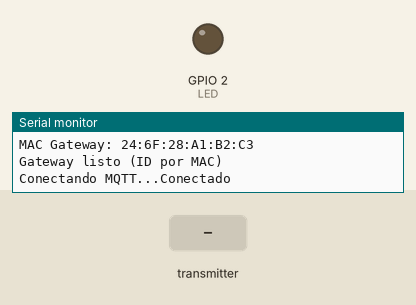
Simulated run of this sketch. Board: ESP32. Shown: output pins drawn as LEDs (lit = HIGH), the last lines printed to the serial monitor. The inputs (shaded band) are chosen by the test bench. WiFi joins after 1.5 s; servers stay silent unless stated; random numbers use the default seed unless the sketch sets one; no MQTT or app messages arrive unless stated.

Above: at 7.7 s.
7.8 s: the transmitter starts sending nivel = 1024
At 8.1 s:
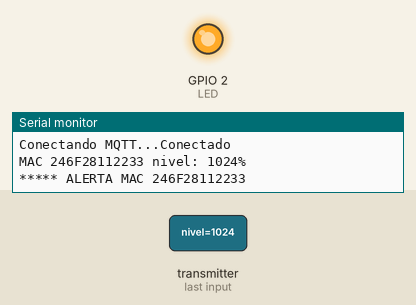
9.3 s: the transmitter starts sending nivel = 0
At 10.5 s:
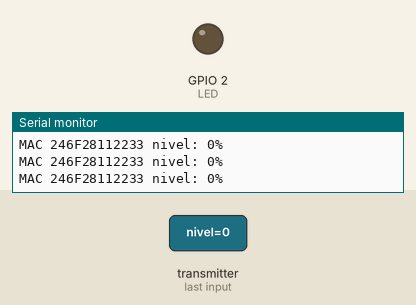
10.8 s: the transmitter starts sending nivel = 2048
At 11.7 s:
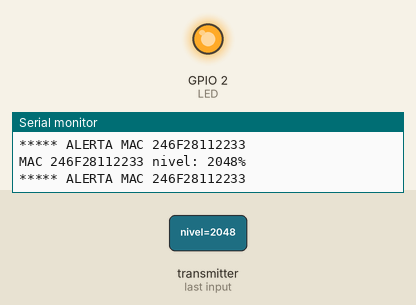
Timing chart, 0 to 13.8 s (numbered marks = the images above; inputs shaded):
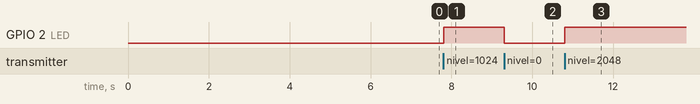

Measured:
- after the input at 7.8 s, GPIO 2 (LED): LOW → HIGH at once
- after the input at 9.3 s, GPIO 2 (LED): HIGH → LOW at once
- after the input at 10.8 s, GPIO 2 (LED): LOW → HIGH at once

The sketch:

sketch_gateway.ino
```cpp
#include <WiFi.h>
#include <esp_now.h>
#include <PubSubClient.h>
#include <ESPmDNS.h>
#include <esp_wifi.h>

//================= WiFi =================
const char* ssid = "MoranSanchez";
const char* password = "0702594508";

//================= MQTT =================
const int mqtt_port = 1883;
const char* mqtt_user = "Ruiz26";
const char* mqtt_pass = "RelaxedChar206";
const char* mqtt_host = "michu117-pc";
IPAddress mqtt_server;

//================= Pines =================
const int LED = 2;

//================= Variables =============
volatile bool datosRecibidos = false;
volatile int nivelRecibido = 0;
volatile uint8_t macRecibido[6];

#define MAX_NODOS 20
struct {
  uint8_t mac[6];
  bool alerta;
} nodosAlerta[MAX_NODOS];
int numNodos = 0;

WiFiClient espClient;
PubSubClient client(espClient);

//=========================================
typedef struct {
  int nivel;
} Mensaje;

Mensaje datos;

//=========================================
int findOrCreateNodo(const uint8_t *mac) {
  for (int i = 0; i < numNodos; i++) {
    if (memcmp(nodosAlerta[i].mac, mac, 6) == 0) return i;
  }
  if (numNodos < MAX_NODOS) {
    memcpy(nodosAlerta[numNodos].mac, mac, 6);
    nodosAlerta[numNodos].alerta = false;
    return numNodos++;
  }
  return -1;
}

//=========================================
void conectarWiFi() {
  WiFi.begin(ssid, password);
  Serial.print("Conectando al WiFi");
  while (WiFi.status() != WL_CONNECTED) {
    vTaskDelay(pdMS_TO_TICKS(500));
    Serial.print(".");
  }
  Serial.println("\nWiFi conectado");
  Serial.print("Canal: ");
  Serial.println(WiFi.channel());
  Serial.print("IP: ");
  Serial.println(WiFi.localIP());

  esp_wifi_set_ps(WIFI_PS_NONE);

  MDNS.begin("esp32-gateway");
  for (int i = 0; i < 5; i++) {
    mqtt_server = MDNS.queryHost(mqtt_host);
    if (mqtt_server != IPAddress(0, 0, 0, 0)) break;
    vTaskDelay(pdMS_TO_TICKS(1000));
  }
  if (mqtt_server == IPAddress(0, 0, 0, 0)) {
    mqtt_server = IPAddress(192, 168, 100, 161);
  }
  Serial.print("Broker MQTT: ");
  Serial.println(mqtt_server.toString());
}

//=========================================
void conectarMQTT() {
  while (!client.connected()) {
    Serial.print("Conectando MQTT...");
    String clientId = "Gateway-";
    clientId += String(random(0xffff), HEX);
    if (client.connect(clientId.c_str(), mqtt_user, mqtt_pass)) {
      Serial.println("Conectado");
    } else {
      Serial.print("Error: ");
      Serial.println(client.state());
      vTaskDelay(pdMS_TO_TICKS(2000));
    }
  }
}

//=========================================
void OnDataRecv(const esp_now_recv_info_t *recv_info,
                const uint8_t *incomingData,
                int len) {
  memcpy(&datos, incomingData, sizeof(datos));
  nivelRecibido = datos.nivel;
  memcpy((void*)macRecibido, recv_info->src_addr, 6);
  datosRecibidos = true;
}

//=========================================
void setup() {
  Serial.begin(9600);

  pinMode(LED, OUTPUT);
  digitalWrite(LED, LOW);

  WiFi.mode(WIFI_AP_STA);
  conectarWiFi();

  if (esp_now_init() != ESP_OK) {
    Serial.println("Error iniciando ESP-NOW");
    return;
  }
  esp_now_register_recv_cb(OnDataRecv);

  client.setServer(mqtt_server, mqtt_port);

  Serial.print("MAC Gateway: ");
  Serial.println(WiFi.macAddress());

  Serial.println("Gateway listo (ID por MAC)");
}

//=========================================
void loop() {
  if (!client.connected())
    conectarMQTT();
  client.loop();

  if (datosRecibidos) {
    datosRecibidos = false;

    char macStr[13];
    snprintf(macStr, sizeof(macStr), "%02X%02X%02X%02X%02X%02X",
             macRecibido[0], macRecibido[1], macRecibido[2],
             macRecibido[3], macRecibido[4], macRecibido[5]);

    char topicNivel[64];
    char topicAlerta[64];
    snprintf(topicNivel, sizeof(topicNivel), "%s/nivel", macStr);
    snprintf(topicAlerta, sizeof(topicAlerta), "%s/alerta", macStr);

    Serial.print("MAC ");
    Serial.print(macStr);
    Serial.print(" nivel: ");
    Serial.print(nivelRecibido);
    Serial.println("%");

    char mensaje[8];
    sprintf(mensaje, "%d", nivelRecibido);
    client.publish(topicNivel, mensaje);

    bool enAlerta = nivelRecibido > 80;

    uint8_t macCopy[6];
    memcpy(macCopy, (const uint8_t*)macRecibido, 6);
    int idx = findOrCreateNodo(macCopy);
    if (idx >= 0) {
      nodosAlerta[idx].alerta = enAlerta;
    }

    if (enAlerta) {
      client.publish(topicAlerta, "Contenedor lleno");
      Serial.print("***** ALERTA MAC ");
      Serial.println(macStr);
    } else {
      client.publish(topicAlerta, "Contenedor normal");
    }

    bool algunAlerta = false;
    for (int i = 0; i < numNodos; i++) {
      if (nodosAlerta[i].alerta) { algunAlerta = true; break; }
    }
    digitalWrite(LED, algunAlerta ? HIGH : LOW);
  }
}
```
